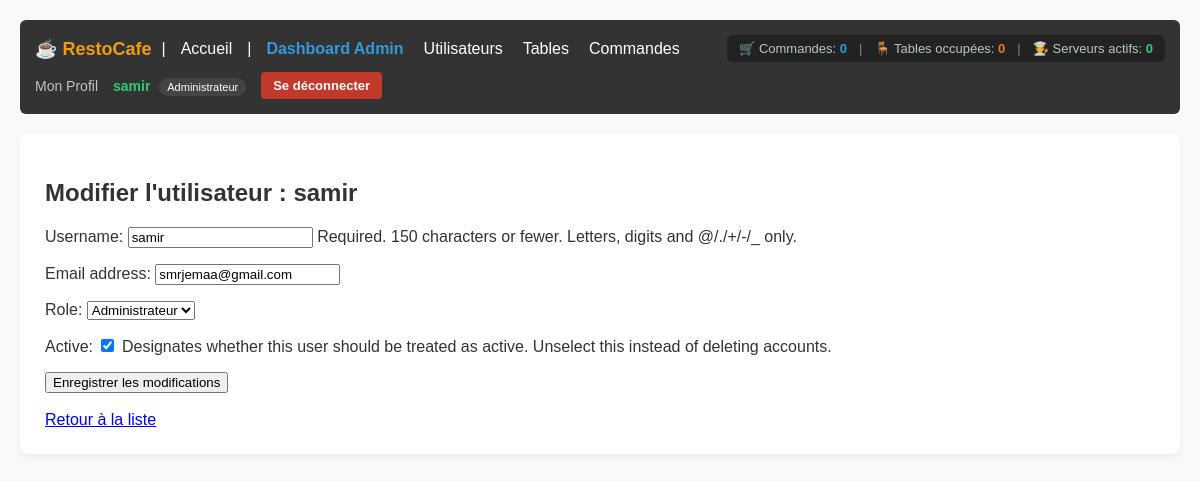
Screenshot of /users/1/edit/ with the database file from the repository.
### accounts/models.py (models this page shows, shortened)
class User(AbstractUser):
  ROLE_CHOICES = (
      ('admin', 'Administrateur'),
      ('serveur', 'Serveur'),
      ('cuisine', 'Cuisinier'),
  )
  role = models.CharField(
      max_length=20, choices=ROLE_CHOICES, default='serveur'
  )
  tel = models.CharField(max_length=20, blank=True, null=True)
  photo = models.ImageField(upload_to='profils/', blank=True, null=True)

### accounts/views.py (the view)
# urls.py: path('users/<int:pk>/edit/', UserUpdateView.as_view(), name='user_edit'),
class UserUpdateView(UpdateView):
  model = User
  form_class = CustomUserChangeForm
  template_name = 'accounts/user_form.html'
  success_url = reverse_lazy('accounts:user_list')

### accounts/forms.py
class CustomUserChangeForm(UserChangeForm):
  password = None
  class Meta:
    model = User
    fields = ('username', 'email', 'role', 'is_active')

### accounts/context_processors.py (called while the page is built, shortened)
def restaurant_stats(request):
    if not request.user.is_authenticated:
        return {}

### accounts/templates/accounts/user_form.html (shortened to what this page needs)
{% extends 'base.html' %}
{% block content %}
    <h2>Modifier l'utilisateur : {{ object.username }}</h2>
    <form method="post">
        {{ form.as_p }}
        <button type="submit">Enregistrer les modifications</button>
    </form>
    <br>
    <a href="{% url 'accounts:user_list' %}">Retour à la liste</a>
{% endblock %}

### templates/navbar.html (shortened to what this page needs)
<nav style="background: #333; color: #fff; padding: 15px; margin-bottom: 20px; border-radius: 6px; display: flex; justify-content: space-between; align-items: center; flex-wrap: wrap; gap: 10px;">
    <div style="display: flex; align-items: center; gap: 10px; flex-wrap: wrap;">
        <strong style="font-size: 18px; color: #f39c12;">☕ RestoCafe</strong> |
        <a href="{% url 'accounts:home' %}" style="color: #fff; text-decoration: none; margin: 0 5px;">Accueil</a>
        {% if user.is_authenticated %}
            |
            {% if user.role == 'admin' or user.is_superuser %}
                <a href="{% url 'accounts:admin_dashboard' %}" style="color: #3498db; text-decoration: none; margin: 0 5px; font-weight: bold;">Dashboard Admin</a>
                <a href="{% url 'accounts:user_list' %}" style="color: #fff; text-decoration: none; margin: 0 5px;">Utilisateurs</a>
                <a href="{% url 'tables:table_list' %}" style="color: #fff; text-decoration: none; margin: 0 5px;">Tables</a>
                <a href="{% url 'commandes:commande_list' %}" style="color: #fff; text-decoration: none; margin: 0 5px;">Commandes</a>
            {% elif user.role == 'cuisine' %}
                <a href="{% url 'commandes:cuisine_dashboard' %}" style="color: #f39c12; text-decoration: none; margin: 0 5px; font-weight: bold;">Dashboard Cuisine</a>
            {% endif %}
        {% endif %}
    </div>
    {% if user.is_authenticated %}
        <div style="display: flex; align-items: center; gap: 12px; background: #222; padding: 6px 12px; border-radius: 6px; font-size: 13px;">
            <span style="color: #bdc3c7;" title="Commandes totales">
                🛒 Commandes: <strong style="color: #3498db;">{{ stat_commandes|default:0 }}</strong>
            </span>
            <span style="color: #7f8c8d;">|</span>
            <span style="color: #bdc3c7;" title="Tables occupées">
                🪑 Tables occupées: <strong style="color: #e67e22;">{{ stat_tables_occupees|default:0 }}</strong>
            </span>
            <span style="color: #7f8c8d;">|</span>
            <span style="color: #bdc3c7;" title="Serveurs actifs">
                👨‍🍳 Serveurs actifs: <strong style="color: #2ecc71;">{{ stat_serveurs|default:0 }}</strong>
            </span>
        </div>
    {% endif %}
    <div style="display: flex; align-items: center; gap: 15px;">
        {% if user.is_authenticated %}
            <a href="{% url 'accounts:profile' %}" style="color: #bdc3c7; text-decoration: none; font-size: 14px;">Mon Profil</a>
            <span style="color: #2ecc71; font-size: 14px;">
                <strong>{{ user.username }}</strong>
                <span style="background: #444; color: #fff; padding: 3px 8px; border-radius: 10px; font-size: 11px; margin-left: 5px;">{{ user.get_role_display|default:user.role }}</span>
            </span>
            <form action="{% url 'accounts:logout' %}" method="post" style="display: inline; margin: 0;">
                <button type="submit" style="background: #c0392b; color: white; border: none; padding: 6px 12px; border-radius: 4px; cursor: pointer; font-size: 13px; font-weight: bold;">Se déconnecter</button>
            </form>
        {% else %}
            <span style="color: #e74c3c; font-size: 14px;">Non connecté</span>
            <a href="{% url 'accounts:login' %}" style="color: #fff; text-decoration: none; padding: 6px 12px; background: #2980b9; border-radius: 4px; font-size: 13px; font-weight: bold;">Connexion</a>
        {% endif %}
    </div>
</nav>

### templates/base.html (style rules this page uses)
body { font-family: Arial, sans-serif; margin: 0; padding: 20px; background-color: #f9f9f9; color: #333; }

### rows the page displays
User: username "samir", role "Administrateur", email "smrjemaa@gmail.com", is_active "☑"

### other values shown
{{ stat_commandes|default:0 }} "0"
{{ stat_tables_occupees|default:0 }} "0"
{{ stat_serveurs|default:0 }} "0"
